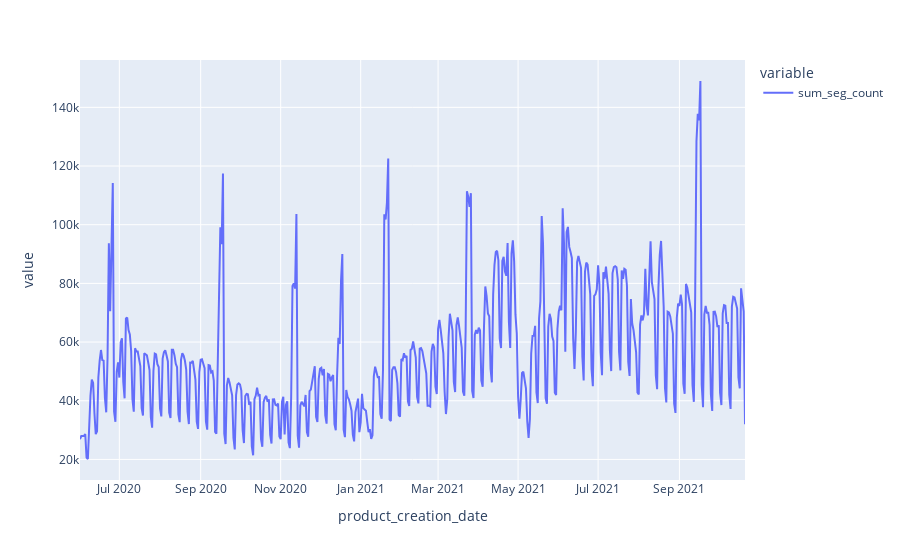

The code cell stored with this chart in its notebook:
### Code cell
segments_sold_per_day.plot()

### Figure 1 — Plotly figure (JSON) as saved in the notebook; plotly's stock layout.template omitted (floating-point values rounded to 4 significant figures; data arrays with more than 128 entries replaced by an {"elided": "..."} marker saying what was removed)
{"data": [{"hovertemplate": "variable=sum_seg_count<br>product_creation_date=%{x}<br>value=%{y}<extra></extra>", "legendgroup": "sum_seg_count", "line": {"color": "#636efa", "dash": "solid"}, "marker": {"symbol": "circle"}, "mode": "lines", "name": "sum_seg_count", "orientation": "v", "showlegend": true, "type": "scatter", "x": {"elided": "508 str values"}, "xaxis": "x", "y": {"elided": "508 int values"}, "yaxis": "y"}], "layout": {"legend": {"title": {"text": "variable"}, "tracegroupgap": 0}, "margin": {"t": 60}, "xaxis": {"anchor": "y", "domain": [0, 1], "title": {"text": "product_creation_date"}}, "yaxis": {"anchor": "x", "domain": [0, 1], "title": {"text": "value"}}}}
